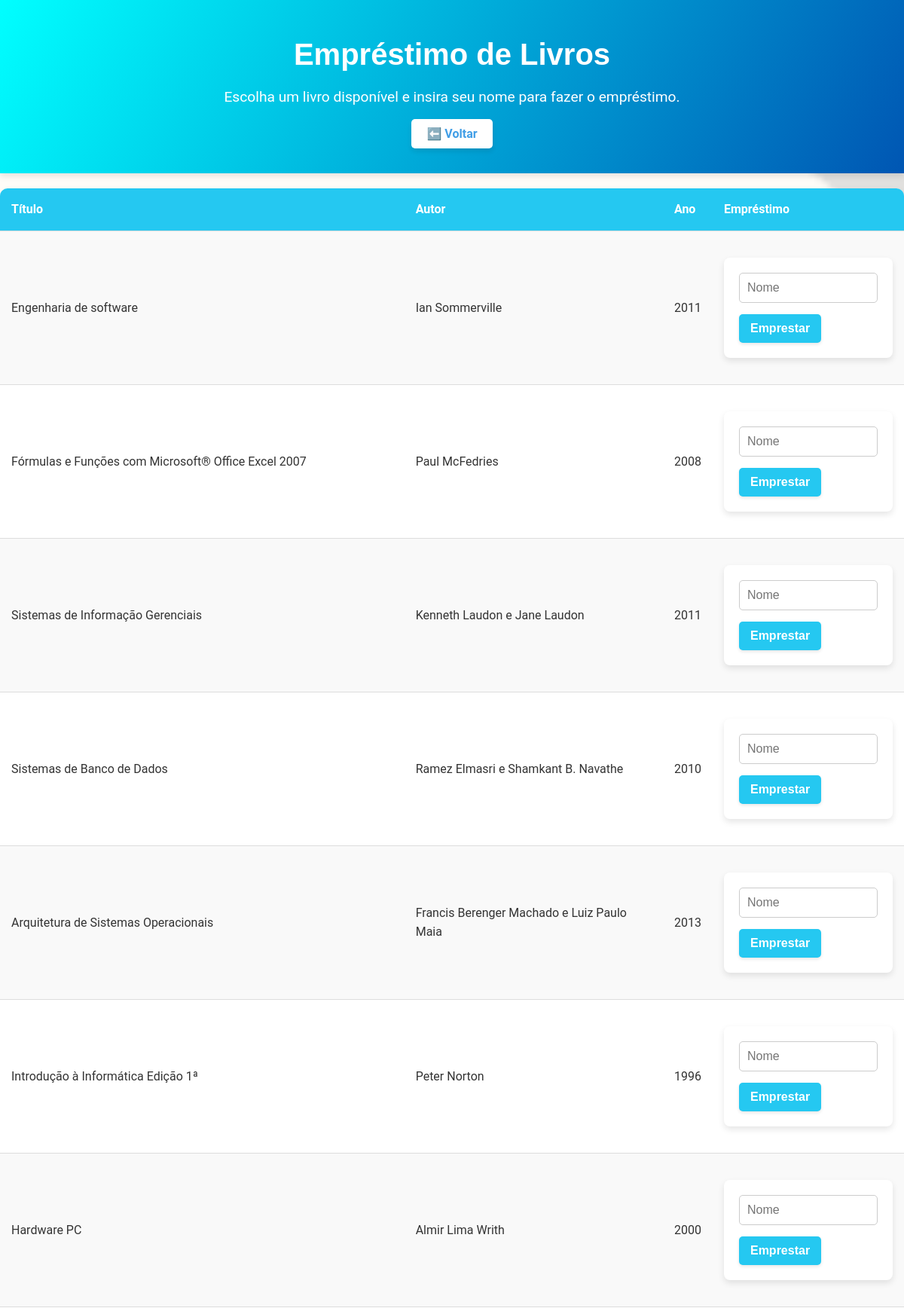
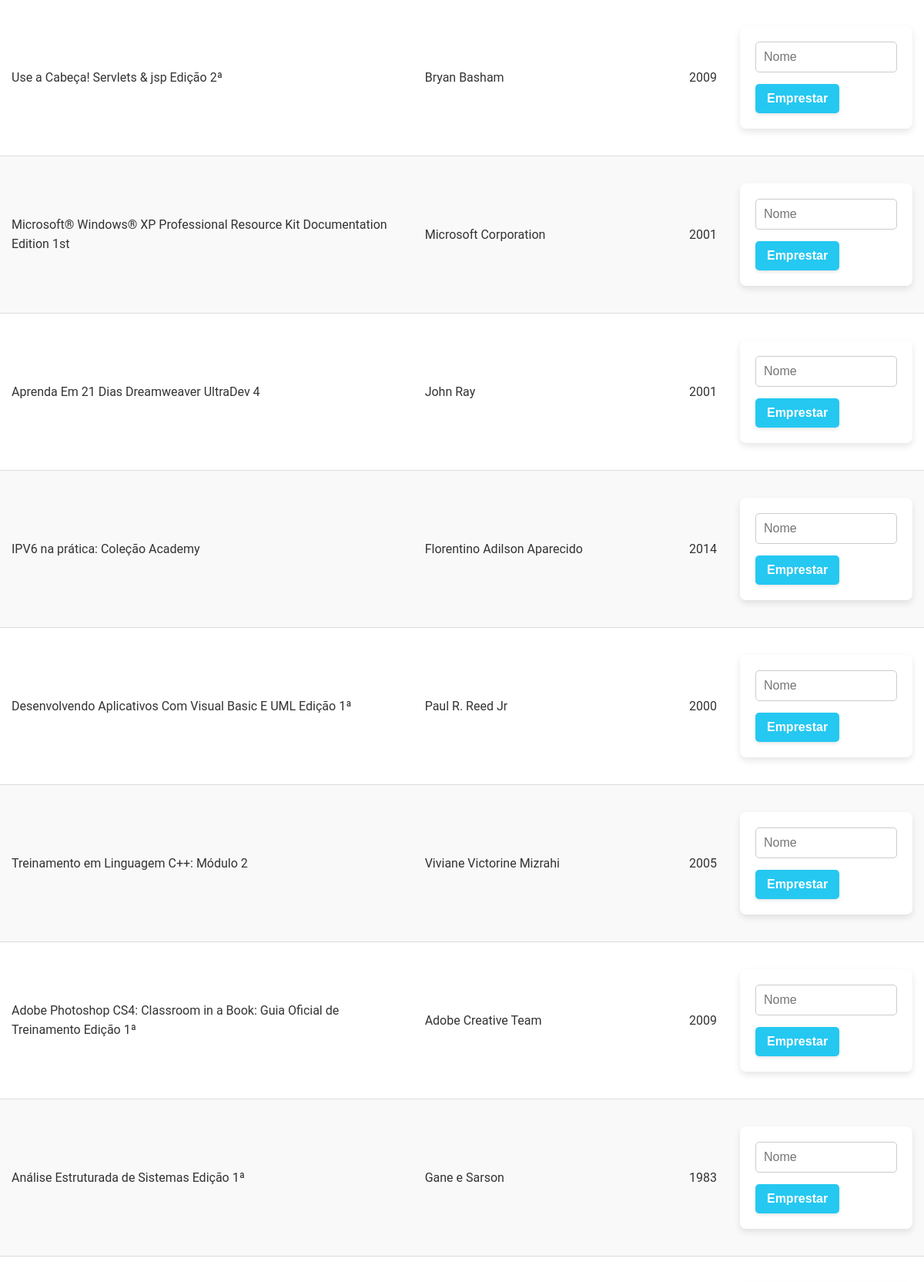
Screenshot of /phpbi/emprestimo.php (upper part) with the database file from the repository (2 pictures, top to bottom).
### tables this page shows
CREATE TABLE `livros` (
  `id` int(11) NOT NULL,
  `titulo` varchar(255) NOT NULL,
  `autor` varchar(255) NOT NULL,
  `ano` int(11) DEFAULT NULL,
  `disponivel` tinyint(1) DEFAULT 1
);

### phpbi/emprestimo.php (the view, shortened to what this page needs)
<?php
include 'conexao.php';
$sql = "SELECT * FROM livros WHERE disponivel = 1";
$result = $conn->query($sql);
?>
<!DOCTYPE html>
<html lang="pt-BR">
<head>
    <link rel="stylesheet" href="styles.css">
</head>
<body>
    <header>
        <h1>Empréstimo de Livros</h1>
        <p>Escolha um livro disponível e insira seu nome para fazer o empréstimo.</p>
        <a href="index.php">⬅️ Voltar</a>
    </header>
    <table class="book-list">
        <tr>
            <th>Título</th>
            <th>Autor</th>
            <th>Ano</th>
            <th>Empréstimo</th>
        </tr>
        <?php if ($result->num_rows > 0): ?>
            <?php while($row = $result->fetch_assoc()): ?>
            <tr>
                <td><?php echo htmlspecialchars($row['titulo']); ?></td>
                <td><?php echo htmlspecialchars($row['autor']); ?></td>
                <td><?php echo htmlspecialchars($row['ano']); ?></td>
                <td>
                    <form method="post" action="emprestimo.php">
                        <input type="text" name="usuario" placeholder="Nome" required>
                        <button type="submit">Emprestar</button>
                    </form>
                </td>
            </tr>
            <?php endwhile; ?>
        <?php else: ?>
            <tr>
                <td colspan="4">Nenhum livro disponível para empréstimo.</td>
            </tr>
        <?php endif; ?>
    </table>
</body>
</html>

### phpbi/styles.css (style rules this page uses)
* { margin: 0; padding: 0; box-sizing: border-box; }
body { font-family: 'Roboto', sans-serif; background: url('assets/images/library-background.png') no-repeat center center fixed; background-size: cover; color: #333; margin: 0; overflow-x: hidden; }
header { text-align: center; background: linear-gradient(120deg,#00ffff, #0056b3); color: white; padding: 40px 20px; margin-bottom: 20px; box-shadow: 0 4px 8px rgba(0, 0, 0, 0.1); }
header h1 { font-size: 2.5em; margin-bottom: 10px; color: #ffffff; }
header p { font-size: 1.2em; margin-bottom: 20px; }
header a { text-decoration: none; padding: 10px 20px; background-color: white; color: #419EE6; border-radius: 5px; font-size: 1em; font-weight: bold; transition: background-color 0.3s ease, color 0.3s ease; box-shadow: 0 4px 6px rgba(0, 0, 0, 0.1); }
table { width: 100%; border-collapse: collapse; margin-top: 20px; box-shadow: 0 4px 8px rgba(0, 0, 0, 0.1); background-color: #fff; border-radius: 10px; overflow: hidden; }
table th, table td { padding: 15px; text-align: left; border-bottom: 1px solid #ddd; }
table th { background-color: #25C8F1; color: white; font-weight: bold; }
table tr:nth-child(even) { background-color: #f9f9f9; }
table td:last-child { text-align: center; }
form { display: flex; flex-direction: column; gap: 15px; max-width: 600px; margin: 20px auto; background-color: white; padding: 20px; border-radius: 8px; box-shadow: 0 4px 8px rgba(0, 0, 0, 0.1); }
form input, form select { padding: 10px; border: 1px solid #ccc; border-radius: 5px; width: 100%; font-size: 1em; }
form button { align-self: flex-start; padding: 10px 15px; background-color: #25C8F1; color: white; border: none; border-radius: 5px; font-size: 1em; font-weight: bold; cursor: pointer; transition: background-color 0.3s ease, transform 0.2s ease; }
nav a, button { text-decoration: none; color: white; background: #25C8F1; padding: 10px 15px; border-radius: 5px; font-size: 1em; font-weight: bold; transition: background 0.3s ease, transform 0.2s ease; box-shadow: 0 2px 4px rgba(0, 0, 0, 0.1); }
body { font-family: 'Roboto', sans-serif; line-height: 1.6; color: #333; }
h1, h2, h3 { font-family: 'Poppins', sans-serif; font-weight: 700; color: #ffffff; }

### rows the page displays
livros: titulo "Engenharia de software", autor "Ian Sommerville", ano "2011"
livros: titulo "Fórmulas e Funções com Microsoft® Office Excel 2007", autor "Paul McFedries", ano "2008"
livros: titulo "Sistemas de Informação Gerenciais", autor "Kenneth Laudon e Jane Laudon", ano "2011"
livros: titulo "Sistemas de Banco de Dados", autor "Ramez Elmasri e Shamkant B. Navathe", ano "2010"
livros: titulo "Arquitetura de Sistemas Operacionais", autor "Francis Berenger Machado e Luiz Paulo Maia", ano "2013"
livros: titulo "Introdução à Informática Edição 1ª", autor "Peter Norton", ano "1996"
livros: titulo "Hardware PC", autor "Almir Lima Writh", ano "2000"
livros: titulo "Use a Cabeça! Servlets & jsp Edição 2ª", autor "Bryan Basham", ano "2009"
livros: titulo "Microsoft® Windows® XP Professional Resource Kit Documentation Edition 1st", autor "Microsoft Corporation", ano "2001"
livros: titulo "Aprenda Em 21 Dias Dreamweaver UltraDev 4", autor "John Ray", ano "2001"
livros: titulo "IPV6 na prática: Coleção Academy", autor "Florentino Adilson Aparecido", ano "2014"
livros: titulo "Desenvolvendo Aplicativos Com Visual Basic E UML Edição 1ª", autor "Paul R. Reed Jr", ano "2000"
livros: titulo "Treinamento em Linguagem C++: Módulo 2", autor "Viviane Victorine Mizrahi", ano "2005"
livros: titulo "Adobe Photoshop CS4: Classroom in a Book: Guia Oficial de Treinamento Edição 1ª", autor "Adobe Creative Team", ano "2009"
livros: titulo "Análise Estruturada de Sistemas Edição 1ª", autor "Gane e Sarson", ano "1983"
